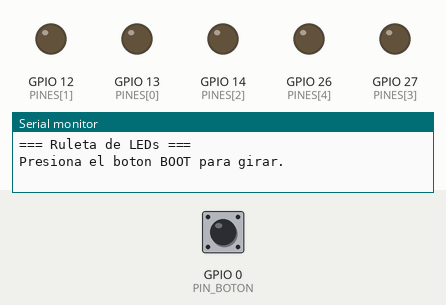
This sketch was run on a simulated ESP32. Parts: output pins drawn as LEDs (lit = HIGH), the last lines printed to the serial monitor. The inputs (shaded band) are chosen by the test bench; at power-on: GPIO 0 (PIN_BOTON) HIGH. Random numbers use the default seed unless the sketch sets one.

Above: at 1.2 s.
1.3 s: GPIO 0 (PIN_BOTON) pulled LOW for 0.15 s
At 5.13 s:
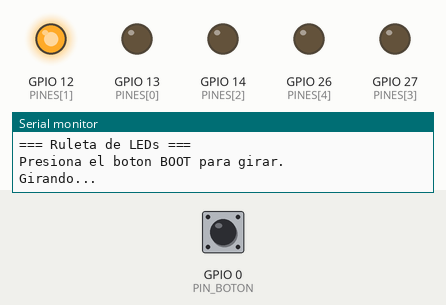
At 8.7 s:
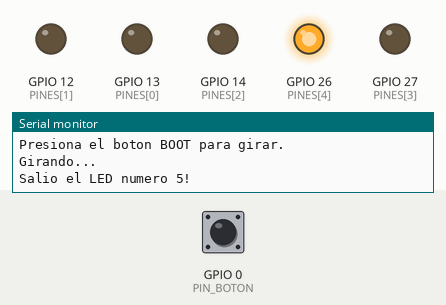
Timing chart, 0 to 10.2 s (numbered marks = the images above; inputs shaded):
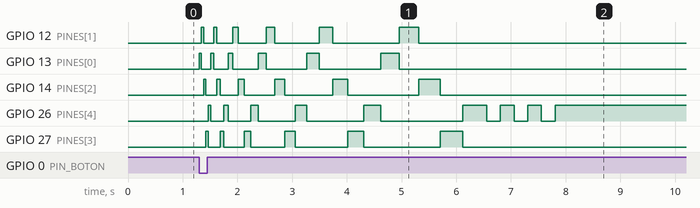

The sketch:

led-ruleta.ino
```cpp
const int PINES[] = {13, 12, 14, 27, 26};
const int CANTIDAD = 5;
const int PIN_BOTON = 0;   // boton BOOT de la placa

void apagarTodos() {
  for (int i = 0; i < CANTIDAD; i++) digitalWrite(PINES[i], LOW);
}

void encenderSolo(int indice) {
  apagarTodos();
  digitalWrite(PINES[indice], HIGH);
}

void girarRuleta() {
  int ganador = random(0, CANTIDAD);

  // Pasos totales: varias vueltas completas + lo necesario para caer en el ganador
  int vueltas = random(3, 6);
  int pasos = vueltas * CANTIDAD + ganador;

  Serial.println("Girando...");

  int posicion = 0;
  for (int paso = 0; paso <= pasos; paso++) {
    posicion = paso % CANTIDAD;
    encenderSolo(posicion);

    // Cuanto mas cerca del final, mas lento (frena poco a poco)
    float avance = (float)paso / pasos;
    int espera = 40 + (int)(avance * avance * 400);
    delay(espera);
  }

  // El ganador titila
  Serial.printf("Salio el LED numero %d!\n", ganador + 1);
  for (int i = 0; i < 6; i++) {
    digitalWrite(PINES[ganador], !digitalRead(PINES[ganador]));
    delay(250);
  }
  encenderSolo(ganador);  // queda encendido el ganador
}

void setup() {
  Serial.begin(115200);

  for (int i = 0; i < CANTIDAD; i++) {
    pinMode(PINES[i], OUTPUT);
  }
  pinMode(PIN_BOTON, INPUT_PULLUP);

  randomSeed(esp_random());
  apagarTodos();

  Serial.println("\n=== Ruleta de LEDs ===");
  Serial.println("Presiona el boton BOOT para girar.");
}

void loop() {
  if (digitalRead(PIN_BOTON) == LOW) {   // presionado
    girarRuleta();
    delay(300);                          // evita lanzamientos dobles
  }
}
```
